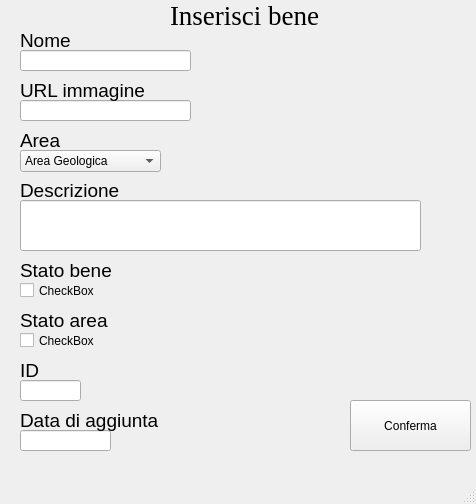
<?xml version="1.0" encoding="UTF-8"?>
<ui version="4.0">
 <class>VistaInserisciBene</class>
 <widget class="QMainWindow" name="VistaInserisciBene">
  <property name="geometry">
   <rect>
    <x>0</x>
    <y>0</y>
    <width>476</width>
    <height>504</height>
   </rect>
  </property>
  <property name="windowTitle">
   <string>Inserisci bene</string>
  </property>
  <widget class="QWidget" name="centralwidget">
   <widget class="QLineEdit" name="lineEdit">
    <property name="geometry">
     <rect>
      <x>20</x>
      <y>50</y>
      <width>171</width>
      <height>21</height>
     </rect>
    </property>
   </widget>
   <widget class="QLineEdit" name="lineEdit_2">
    <property name="geometry">
     <rect>
      <x>20</x>
      <y>100</y>
      <width>171</width>
      <height>21</height>
     </rect>
    </property>
   </widget>
   <widget class="QLineEdit" name="lineEdit_4">
    <property name="geometry">
     <rect>
      <x>20</x>
      <y>200</y>
      <width>401</width>
      <height>51</height>
     </rect>
    </property>
    <property name="text">
     <string/>
    </property>
   </widget>
   <widget class="QLineEdit" name="lineEdit_7">
    <property name="geometry">
     <rect>
      <x>20</x>
      <y>380</y>
      <width>61</width>
      <height>21</height>
     </rect>
    </property>
   </widget>
   <widget class="QLineEdit" name="lineEdit_8">
    <property name="geometry">
     <rect>
      <x>20</x>
      <y>430</y>
      <width>91</width>
      <height>21</height>
     </rect>
    </property>
   </widget>
   <widget class="QComboBox" name="comboBox">
    <property name="geometry">
     <rect>
      <x>20</x>
      <y>150</y>
      <width>141</width>
      <height>22</height>
     </rect>
    </property>
    <item>
     <property name="text">
      <string>Area Geologica</string>
     </property>
    </item>
    <item>
     <property name="text">
      <string>Area Zoologica</string>
     </property>
    </item>
    <item>
     <property name="text">
      <string>Area Paleontologica</string>
     </property>
    </item>
    <item>
     <property name="text">
      <string>Area esposizione temporanee</string>
     </property>
    </item>
    <item>
     <property name="text">
      <string>Science room</string>
     </property>
    </item>
   </widget>
   <widget class="QLabel" name="label">
    <property name="geometry">
     <rect>
      <x>20</x>
      <y>30</y>
      <width>71</width>
      <height>21</height>
     </rect>
    </property>
    <property name="font">
     <font>
      <pointsize>14</pointsize>
     </font>
    </property>
    <property name="text">
     <string>Nome</string>
    </property>
   </widget>
   <widget class="QCheckBox" name="checkBox">
    <property name="geometry">
     <rect>
      <x>20</x>
      <y>280</y>
      <width>141</width>
      <height>21</height>
     </rect>
    </property>
    <property name="text">
     <string>CheckBox</string>
    </property>
   </widget>
   <widget class="QCheckBox" name="checkBox_2">
    <property name="geometry">
     <rect>
      <x>20</x>
      <y>330</y>
      <width>141</width>
      <height>21</height>
     </rect>
    </property>
    <property name="text">
     <string>CheckBox</string>
    </property>
   </widget>
   <widget class="QLabel" name="label_2">
    <property name="geometry">
     <rect>
      <x>20</x>
      <y>80</y>
      <width>131</width>
      <height>21</height>
     </rect>
    </property>
    <property name="font">
     <font>
      <pointsize>14</pointsize>
     </font>
    </property>
    <property name="text">
     <string>URL immagine</string>
    </property>
   </widget>
   <widget class="QLabel" name="label_3">
    <property name="geometry">
     <rect>
      <x>20</x>
      <y>130</y>
      <width>131</width>
      <height>21</height>
     </rect>
    </property>
    <property name="font">
     <font>
      <pointsize>14</pointsize>
     </font>
    </property>
    <property name="text">
     <string>Area</string>
    </property>
   </widget>
   <widget class="QLabel" name="label_4">
    <property name="geometry">
     <rect>
      <x>20</x>
      <y>180</y>
      <width>131</width>
      <height>21</height>
     </rect>
    </property>
    <property name="font">
     <font>
      <pointsize>14</pointsize>
     </font>
    </property>
    <property name="text">
     <string>Descrizione</string>
    </property>
   </widget>
   <widget class="QLabel" name="label_5">
    <property name="geometry">
     <rect>
      <x>20</x>
      <y>260</y>
      <width>131</width>
      <height>21</height>
     </rect>
    </property>
    <property name="font">
     <font>
      <pointsize>14</pointsize>
     </font>
    </property>
    <property name="text">
     <string>Stato bene</string>
    </property>
   </widget>
   <widget class="QLabel" name="label_6">
    <property name="geometry">
     <rect>
      <x>20</x>
      <y>310</y>
      <width>131</width>
      <height>21</height>
     </rect>
    </property>
    <property name="font">
     <font>
      <pointsize>14</pointsize>
     </font>
    </property>
    <property name="text">
     <string>Stato area</string>
    </property>
   </widget>
   <widget class="QLabel" name="label_7">
    <property name="geometry">
     <rect>
      <x>20</x>
      <y>360</y>
      <width>131</width>
      <height>21</height>
     </rect>
    </property>
    <property name="font">
     <font>
      <pointsize>14</pointsize>
     </font>
    </property>
    <property name="text">
     <string>ID</string>
    </property>
   </widget>
   <widget class="QLabel" name="label_8">
    <property name="geometry">
     <rect>
      <x>20</x>
      <y>410</y>
      <width>161</width>
      <height>21</height>
     </rect>
    </property>
    <property name="font">
     <font>
      <pointsize>14</pointsize>
     </font>
    </property>
    <property name="text">
     <string>Data di aggiunta</string>
    </property>
   </widget>
   <widget class="QLabel" name="label_9">
    <property name="geometry">
     <rect>
      <x>170</x>
      <y>0</y>
      <width>291</width>
      <height>31</height>
     </rect>
    </property>
    <property name="font">
     <font>
      <family>Times New Roman</family>
      <pointsize>20</pointsize>
     </font>
    </property>
    <property name="text">
     <string>Inserisci bene</string>
    </property>
   </widget>
   <widget class="QPushButton" name="pushButton">
    <property name="geometry">
     <rect>
      <x>350</x>
      <y>400</y>
      <width>121</width>
      <height>51</height>
     </rect>
    </property>
    <property name="text">
     <string>Conferma</string>
    </property>
   </widget>
  </widget>
  <widget class="QMenuBar" name="menubar">
   <property name="geometry">
    <rect>
     <x>0</x>
     <y>0</y>
     <width>476</width>
     <height>22</height>
    </rect>
   </property>
  </widget>
  <widget class="QStatusBar" name="statusbar"/>
 </widget>
 <resources/>
 <connections/>
</ui>
